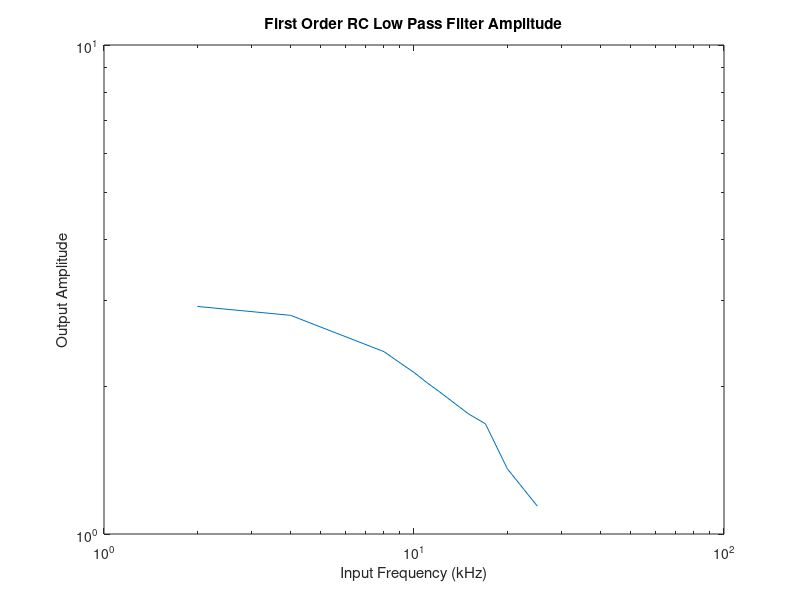
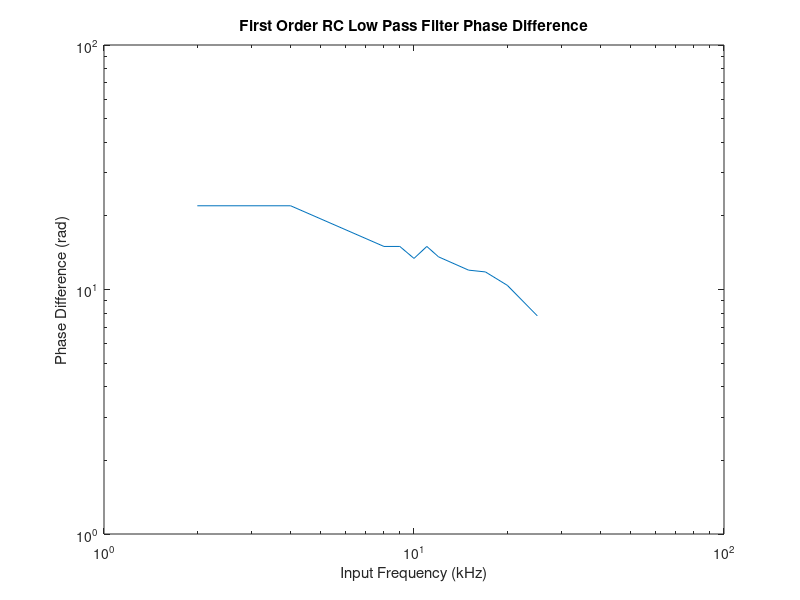

Write MATLAB code to recreate these figures, in order.
clc; close all; clear all;

f = [2 4 8 9 10 11 12 15 17 20 25];
a = [2.92 2.8 2.36 2.24 2.14 2.04 1.96 1.76 1.68 1.36 1.14];
g = [22 22 15 15 13.4 15 13.6 12 11.8 10.4 7.8];

for x=1:length(f)-1
    slope = 20.*(log10(a(x)./1.14))/log10(f(x)./25)
end;

mean(slope)

figure();
loglog(f,a);
title('First Order RC Low Pass Filter Amplitude');
xlabel('Input Frequency (kHz)');
ylabel('Output Amplitude');

figure();
loglog(f,g);
title('First Order RC Low Pass Filter Phase Difference');
xlabel('Input Frequency (kHz)');
ylabel('Phase Difference (rad)');